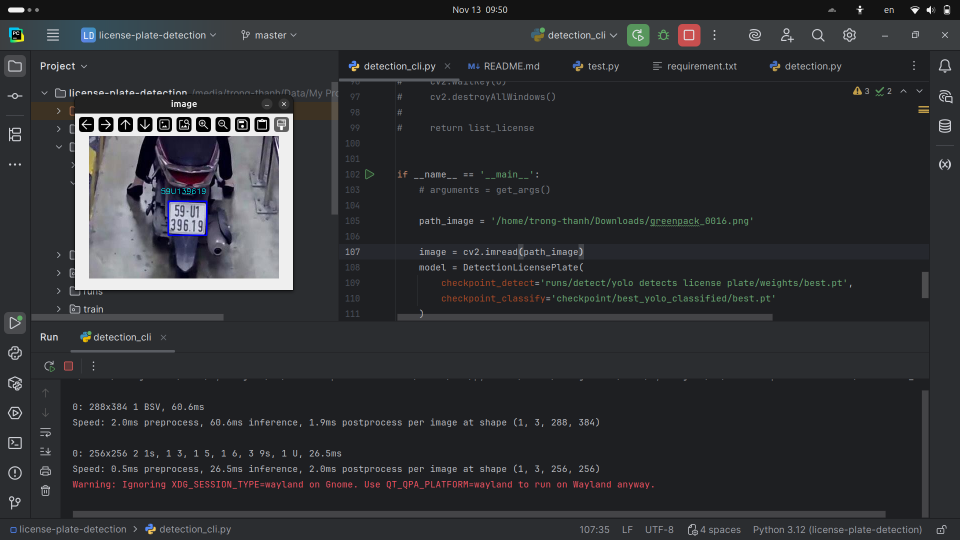
#> input picture assets/image/image_1.png, 1920 x 1080 px (shown at 1/2 size)
$ python -i detection.py   (imports and definitions only)
#> lines starting #> are read from the running program, lines starting #| are printed output that depends on the picture
from typing import List, Tuple

import cv2
import numpy as np
from sklearn.cluster import KMeans
from ultralytics import YOLO


# ---- Define class format ---- #
class Format:
    def __init__(self,
                 min_num_chars=8,
                 max_num_chars=9):
        self.min_num_chars = min_num_chars
        self.max_num_chars = max_num_chars

    # [5 lines left out: function license_plate_to_text, not called in this run]


class KMeansFormat(Format):
    # [70 lines left out: functions __init__, license_plate_to_text, not called in this run]


class HeuristicFormat(Format):

    def __init__(self,
                 min_num_chars=8,
                 max_num_chars=9
                 ):
        super().__init__(min_num_chars, max_num_chars)
#> further down, picture is the input picture: shape (1080, 1920, 3); mean B, G, R 51, 47.8, 46.7

    # [100 lines left out: functions license_plate_to_text, get_class_character, resize_with_aspect_ratio, not called in this run]


def fix_uneven_lighting_bgr(img_bgr):
    lab = cv2.cvtColor(img_bgr, cv2.COLOR_BGR2LAB)
#> lab: shape (1080, 1920, 3); mean of channels 0, 1, 2 49, 128.3, 126
    L, A, B = cv2.split(lab)
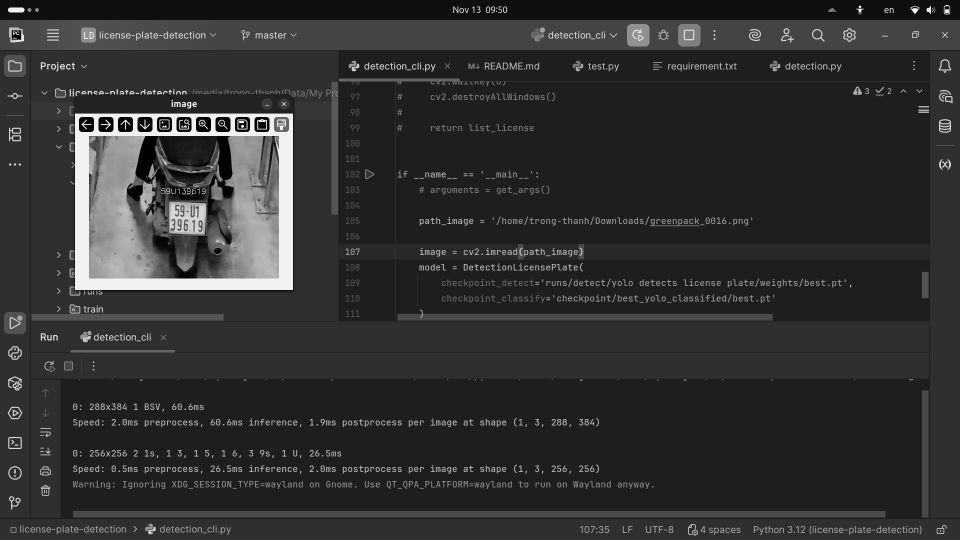
#> L: shape (1080, 1920) (shown at 1/2 size); min 0, max 255, mean 49
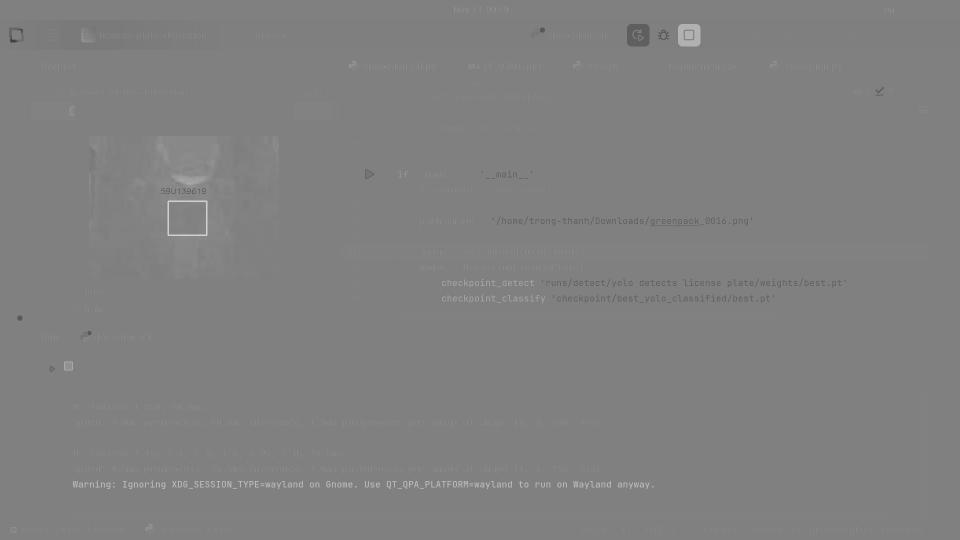
#> A: shape (1080, 1920) (shown at 1/2 size); min 63, max 207, mean 128.3

    clahe = cv2.createCLAHE(
        clipLimit=3.0,
        tileGridSize=(8, 8)
    )

    L2 = clahe.apply(L)
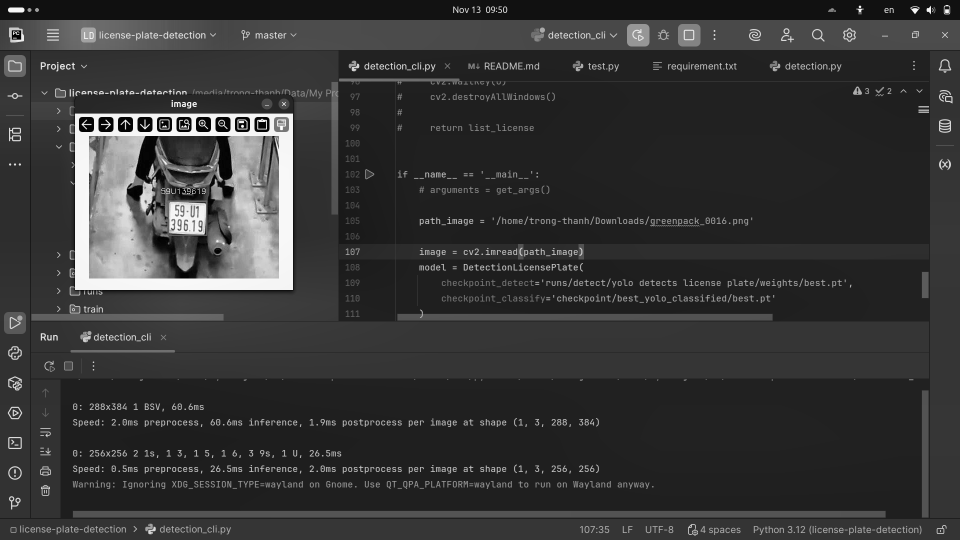
#> L2: shape (1080, 1920) (shown at 1/2 size); min 1, max 255, mean 53.3

    L_float = L2.astype(np.float32) + 1.0

    L_retinex = (
            np.log(L_float) -
            cv2.GaussianBlur(np.log(L_float),
                             (0, 0),
                             sigmaX=50)
    )
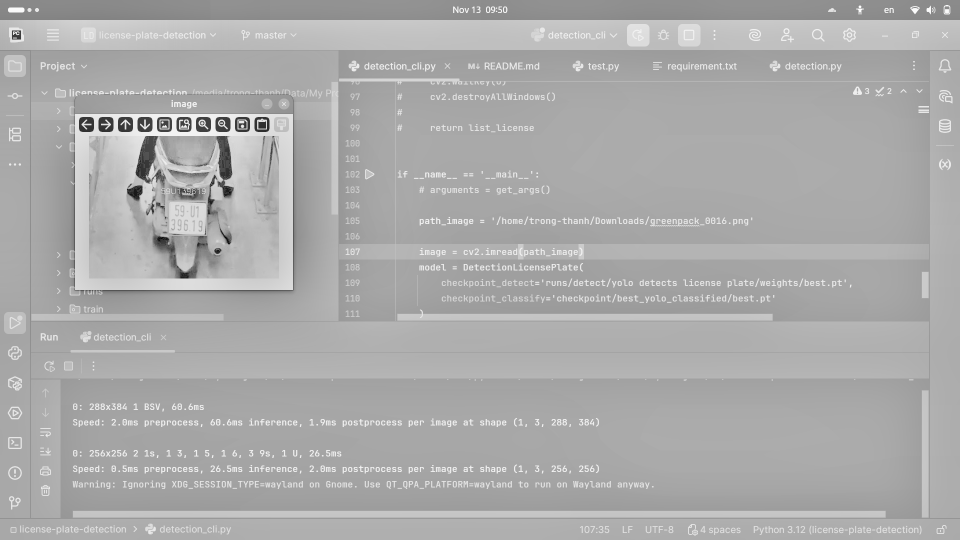
#> L_retinex: shape (1080, 1920) float32 (shown at 1/2 size); min -3.99, max 1.94, mean -0.000305; drawn with min black and max white

    L_retinex = cv2.normalize(
        L_retinex,
        None,
        0,
        255, cv2.NORM_MINMAX
    ).astype(np.uint8)

    lab2 = cv2.merge((L_retinex, A, B))
#> lab2: shape (1080, 1920, 3); mean of channels 0, 1, 2 171, 128.3, 126
    out = cv2.cvtColor(lab2, cv2.COLOR_LAB2BGR)
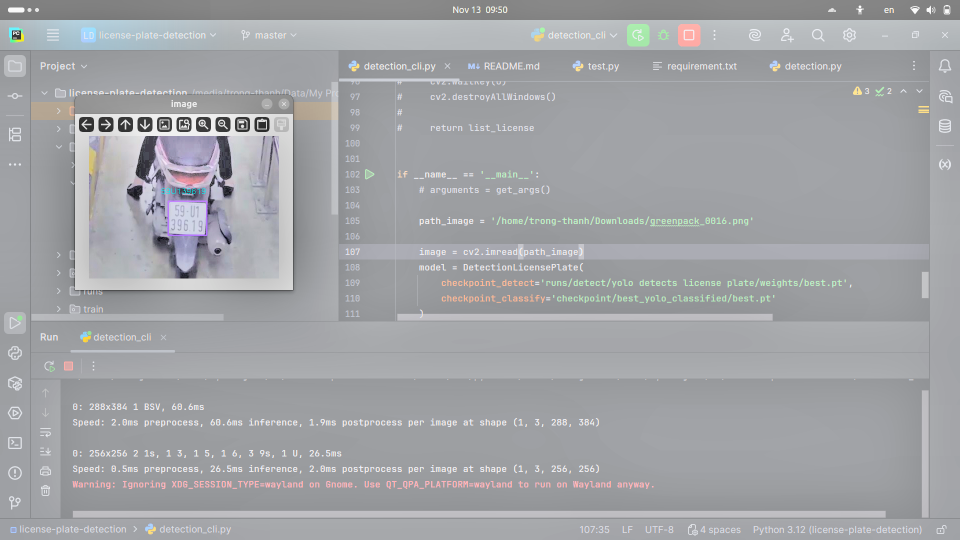
#> out: shape (1080, 1920, 3) (shown at 1/2 size); mean B, G, R 166.7, 163.3, 161.6

    out = cv2.bilateralFilter(
        out,
        d=5,
        sigmaColor=40,
        sigmaSpace=40
    )

    return out


# version YOLO
class DetectionLicensePlate:
    # [137 lines left out: functions __init__, detect, get_boxes_and_labels, not called in this run]

>>> import cv2
>>> picture = cv2.imread('assets/image/image_1.png')
>>> result = fix_uneven_lighting_bgr(picture)

$ run again, on assets/image/image_2.png
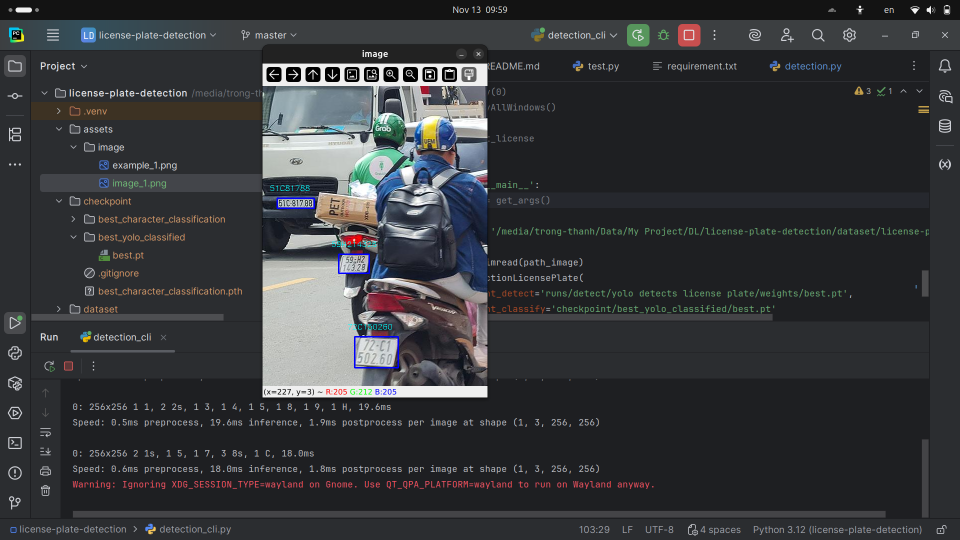
#> input picture assets/image/image_2.png, 1920 x 1080 px (shown at 1/2 size)
#> picture is the input picture: shape (1080, 1920, 3); mean B, G, R 57.9, 55, 53.5
#> lab: shape (1080, 1920, 3); mean of channels 0, 1, 2 56.7, 128.2, 126.2
#> in fix_uneven_lighting_bgr, `L, A, B = cv2.split(lab)`:
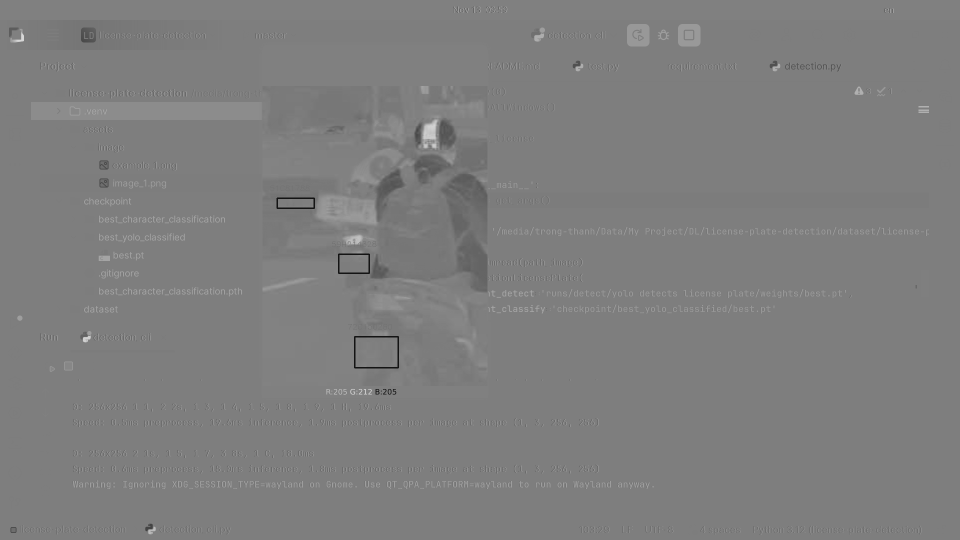
#> B: shape (1080, 1920) (shown at 1/2 size); min 20, max 215, mean 126.2
#> lab2: shape (1080, 1920, 3); mean of channels 0, 1, 2 182.7, 128.2, 126.2
#> in fix_uneven_lighting_bgr, `out = cv2.cvtColor(lab2, cv2.COLOR_LAB2BGR)`:
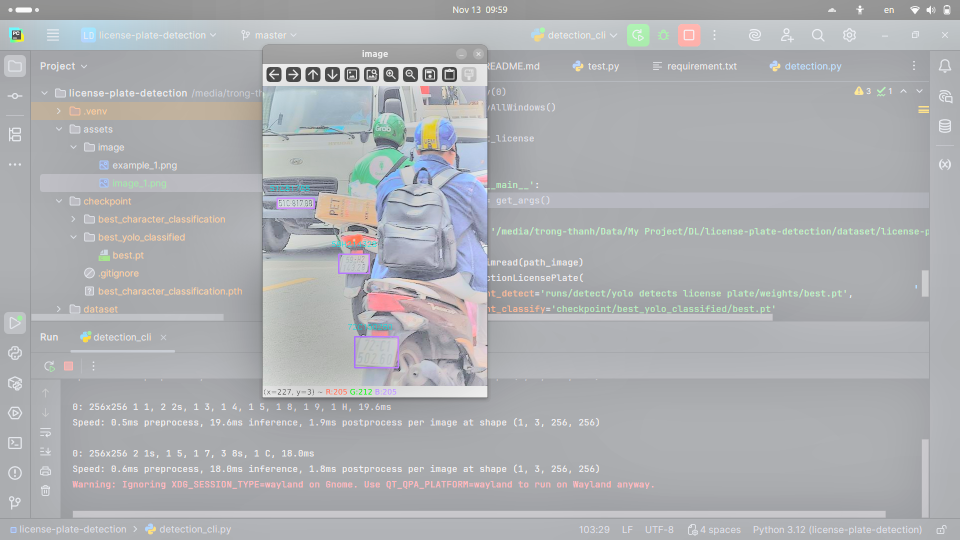
#> out: shape (1080, 1920, 3) (shown at 1/2 size); mean B, G, R 178.7, 175.7, 173.8

$ run again, on assets/image/image_3.png
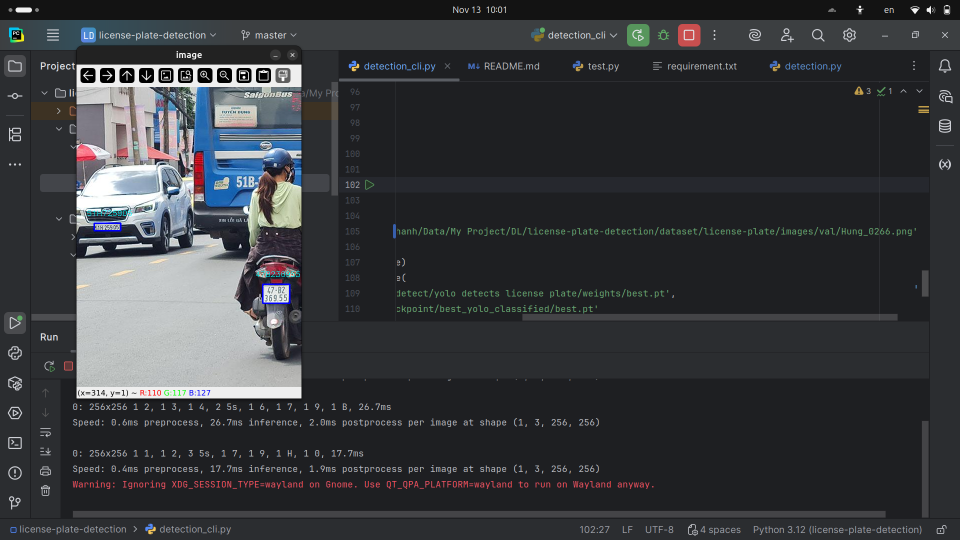
#> input picture assets/image/image_3.png, 1920 x 1080 px (shown at 1/2 size)
#> picture is the input picture: shape (1080, 1920, 3); mean B, G, R 60, 56.6, 54.7
#> lab: shape (1080, 1920, 3); mean of channels 0, 1, 2 57.9, 128.2, 125.9
#> in fix_uneven_lighting_bgr, `L, A, B = cv2.split(lab)`:
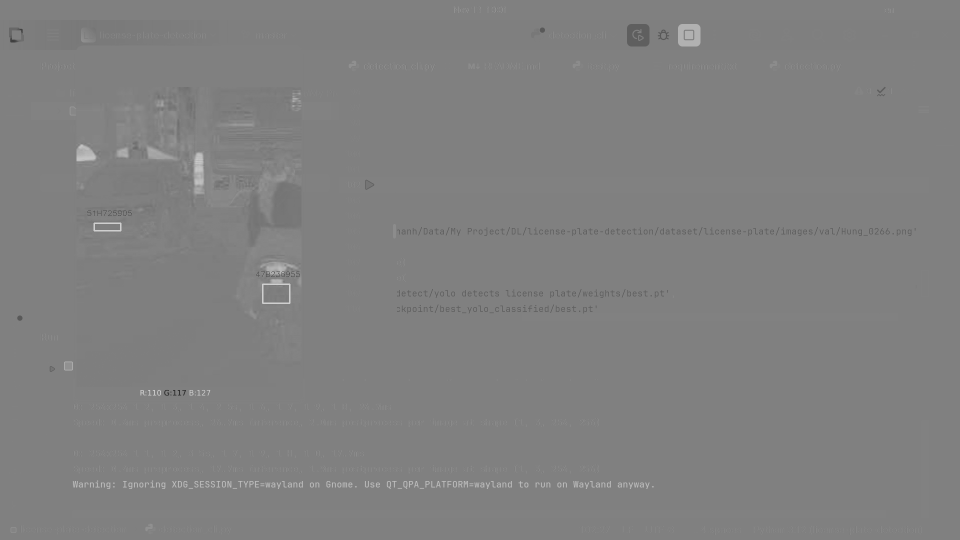
#> A: shape (1080, 1920) (shown at 1/2 size); min 42, max 208, mean 128.2
#> lab2: shape (1080, 1920, 3); mean of channels 0, 1, 2 181.5, 128.2, 125.9
#> in fix_uneven_lighting_bgr, `out = cv2.cvtColor(lab2, cv2.COLOR_LAB2BGR)`:
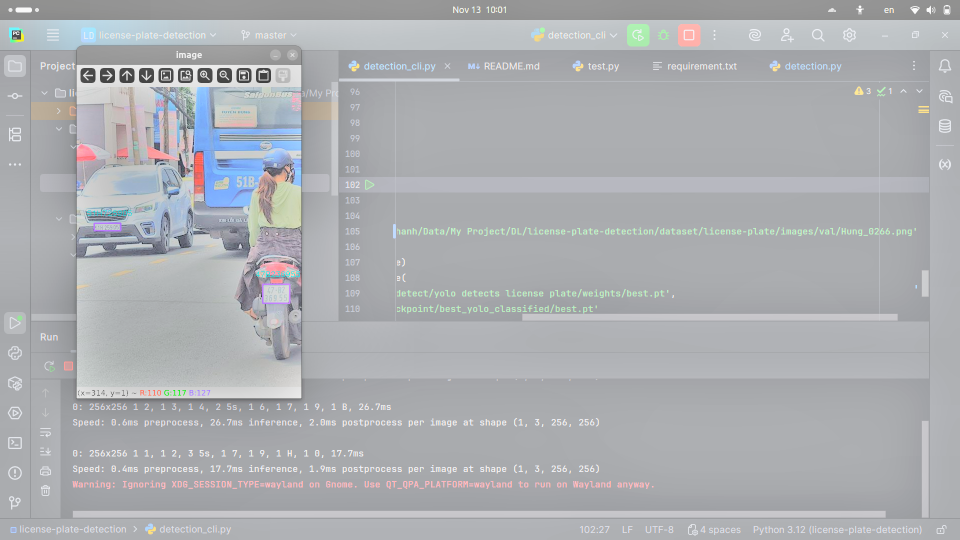
#> out: shape (1080, 1920, 3) (shown at 1/2 size); mean B, G, R 178.1, 174.5, 172.2

$ run again, on assets/image/image_4.png
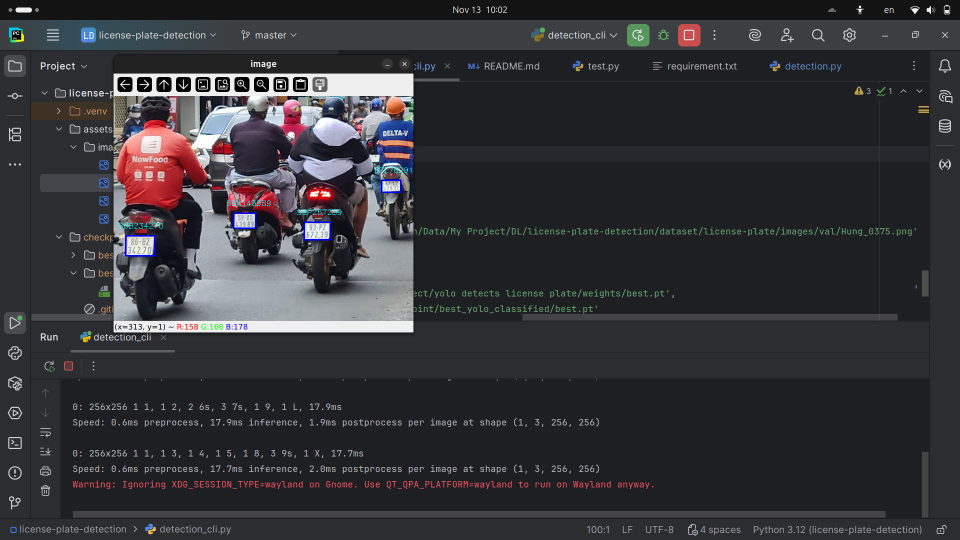
#> input picture assets/image/image_4.png, 1920 x 1080 px (shown at 1/2 size)
#> picture is the input picture: shape (1080, 1920, 3); mean B, G, R 55.5, 51.9, 52.3
#> lab: shape (1080, 1920, 3); mean of channels 0, 1, 2 53.9, 129, 126.2
#> in fix_uneven_lighting_bgr, `L, A, B = cv2.split(lab)`:
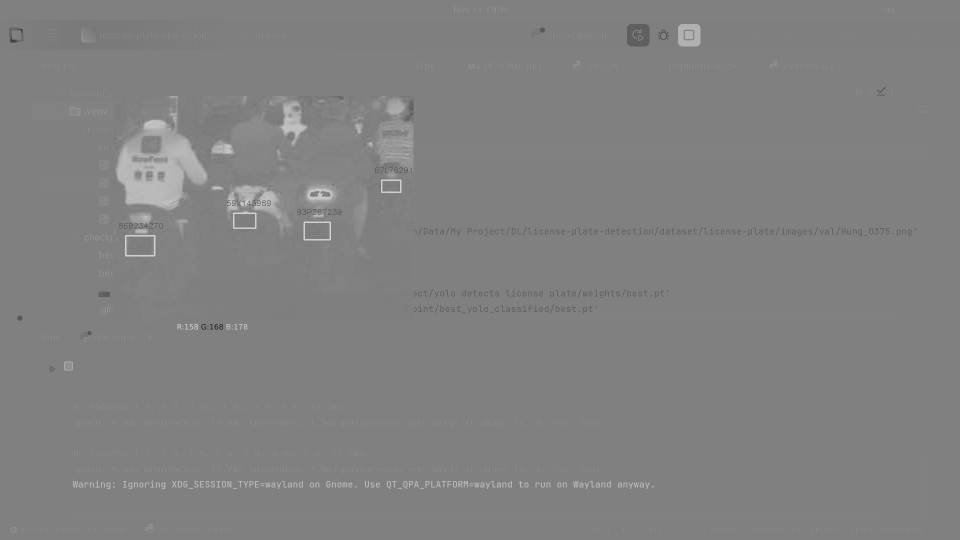
#> A: shape (1080, 1920) (shown at 1/2 size); min 42, max 208, mean 129
#> lab2: shape (1080, 1920, 3); mean of channels 0, 1, 2 179.4, 129, 126.2
#> in fix_uneven_lighting_bgr, `out = cv2.cvtColor(lab2, cv2.COLOR_LAB2BGR)`:
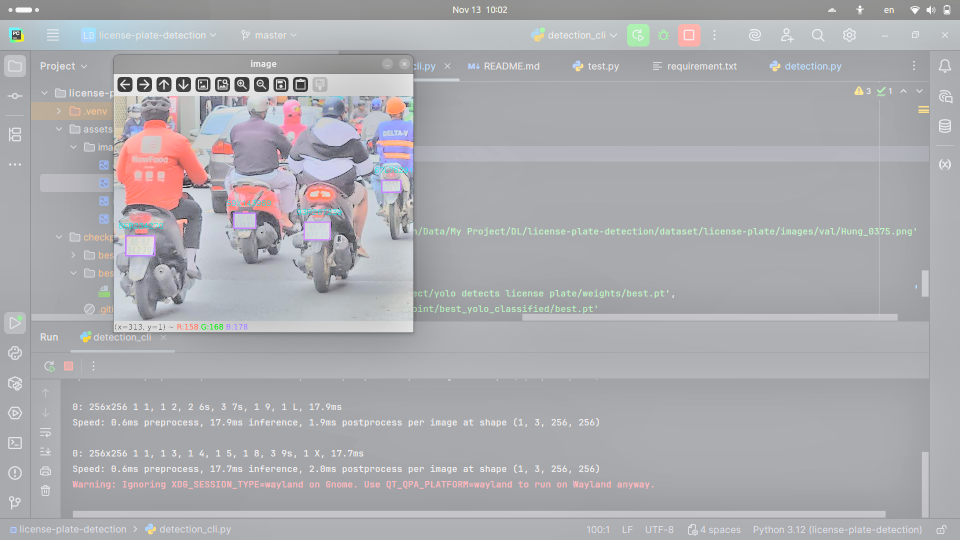
#> out: shape (1080, 1920, 3) (shown at 1/2 size); mean B, G, R 175.2, 171.7, 171.5
